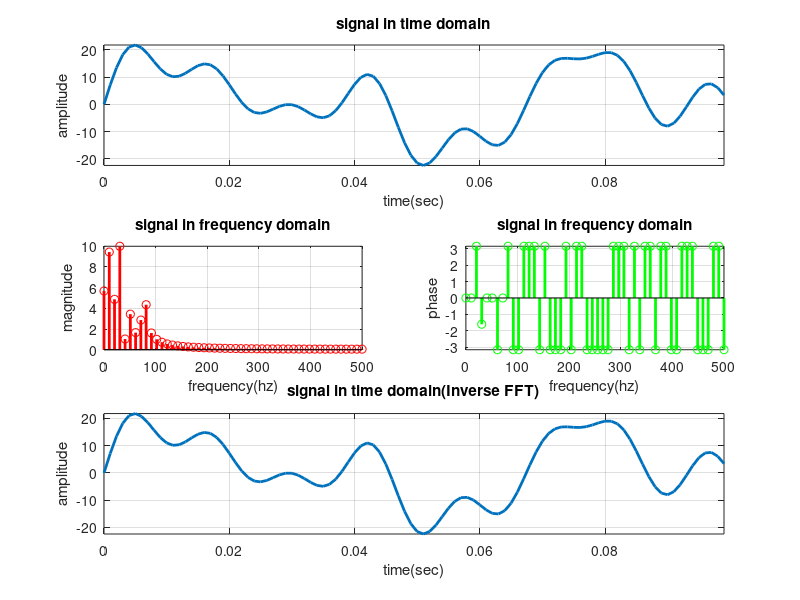

Write the MATLAB code that produced this figure.
clc;
clear global;

fs = 1000;
t = 0:1/fs:0.1-1/fs;  % Corrected the time vector definition

x = 10*sin(2*pi*30*t) + 11*sin(2*pi*15*t) + 6*sin(2*pi*75*t) + 4.5*sin(2*pi*55*t);

figure;

subplot(3,2,[1,2]);
plot(t, x, 'lineWidth', 2);
xlabel('time(sec)'); ylabel('amplitude');
title('signal in time domain');
grid on;
axis tight;

N = length(x);
X = (2/N) * fft(x, N);
mag = abs(X);
ph = angle(X);

fr = linspace(0, fs/2, N/2);  % Corrected the frequency vector definition

subplot(3,2,3);
stem(fr, mag(1:N/2), 'r', 'lineWidth', 2);
xlabel('frequency(hz)'); ylabel('magnitude');
title('signal in frequency domain');
grid on;
axis tight;

subplot(3,2,4);
stem(fr, ph(1:N/2), 'g', 'lineWidth', 2);
xlabel('frequency(hz)'); ylabel('phase');
title('signal in frequency domain');
grid on;
axis tight;

ix=ifft(X);
subplot(3,2,[5,6]);
plot(t, x, 'lineWidth', 2);
xlabel('time(sec)'); ylabel('amplitude');
title('signal in time domain(Inverse FFT)');
grid on;
axis tight;


